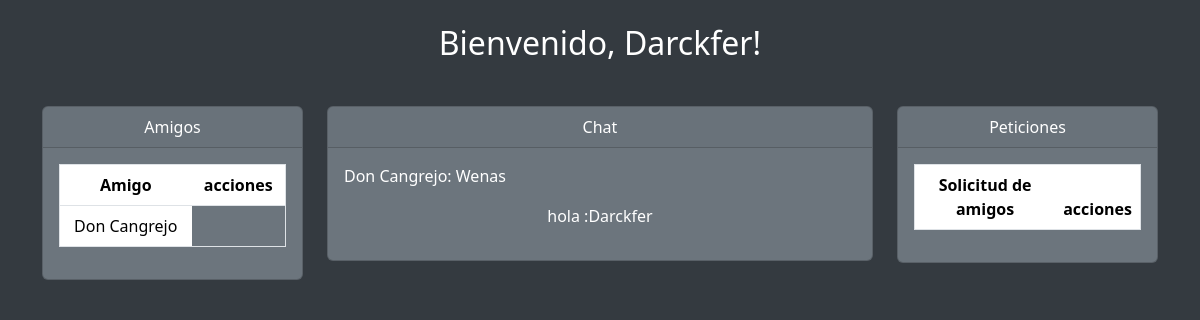
Before: /perfil.php (signed in) with the older database file.
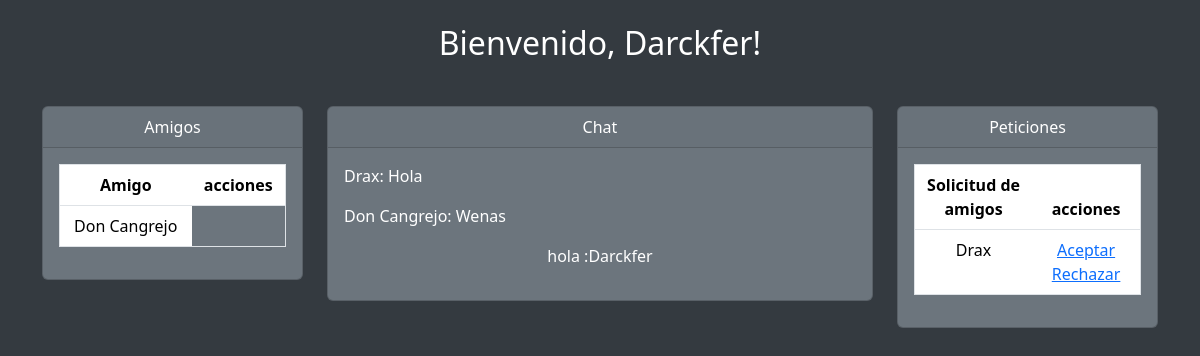
After: the same page with the newer database file.
### tables this page shows
CREATE TABLE `tbl_amistad` (
    `id_amistad` INT(3) NOT NULL PRIMARY KEY AUTO_INCREMENT,
    `id_emisor` INT(3) NOT NULL,
    `id_receptor` INT(3) NOT NULL,
    `boamistad` BOOLEAN NOT NULL,
    CONSTRAINT `fk_amistad_emisor` FOREIGN KEY (`id_emisor`) REFERENCES `tbl_usuarios`(`id_usu`) ON DELETE CASCADE ON UPDATE CASCADE,
    CONSTRAINT `fk_amistad_receptor` FOREIGN KEY (`id_receptor`) REFERENCES `tbl_usuarios`(`id_usu`) ON DELETE CASCADE ON UPDATE CASCADE
);

CREATE TABLE `tbl_usuarios` (
    `id_usu` INT(3) PRIMARY KEY AUTO_INCREMENT,
    `nick_usu` VARCHAR(25) NOT NULL,
    `nom_usu` VARCHAR(50) NOT NULL,
    `email_usu` VARCHAR(100) NOT NULL,
    `pwd_usu` VARCHAR(255) NOT NULL  
);

CREATE TABLE `tbl_chat` (
    `id_chat` INT(3) NOT NULL PRIMARY KEY AUTO_INCREMENT,
    `id_emisor` INT(3) NOT NULL,
    `id_receptor` INT(3) NOT NULL,
    `mensaje_chat` VARCHAR(255) NOT NULL,
    `fecha_hora_chat` DATETIME NOT NULL,
    CONSTRAINT `fk_chat_emisor` FOREIGN KEY (`id_emisor`) REFERENCES `tbl_usuarios`(`id_usu`) ON DELETE CASCADE ON UPDATE CASCADE,
    CONSTRAINT `fk_chat_receptor` FOREIGN KEY (`id_receptor`) REFERENCES `tbl_usuarios`(`id_usu`) ON DELETE CASCADE ON UPDATE CASCADE
);

### procesos_perfil/chat.php (the view)
<?php
$id = $_SESSION['id_user'];
$sql = "SELECT a.*,
        u1.nick_usu AS emisor,
        u2.nick_usu AS receptor
        FROM tbl_chat AS a
        INNER JOIN tbl_usuarios AS u1 ON a.id_emisor = u1.id_usu
        INNER JOIN tbl_usuarios AS u2 ON a.id_receptor = u2.id_usu  AND (id_emisor = $id OR id_receptor= $id) ORDER BY id_chat DESC;";
$stmt = mysqli_prepare($con, $sql);
mysqli_stmt_execute($stmt);
$resultado = mysqli_stmt_get_result($stmt);
foreach ($resultado as $fila) {
?>
    <div>
        <?php echo $fila['id_emisor'] == $id ?
            "<p style= 'text-align:left'>" . $fila['receptor'] . ": " . $fila['mensaje_chat'] . "</p>"
            : "<p style= 'text-align:rigth'>" . $fila['mensaje_chat'] . " :" . $fila['receptor'] . "</p>"; ?>
    </div>
<?php
}

### procesos_perfil/amigos.php (shortened to what this page needs)
<?php
$id = $_SESSION['id_user'];
$sql = "SELECT a.*,
        u1.nick_usu AS emisor,
        u2.nick_usu AS receptor
        FROM tbl_amistad AS a
        INNER JOIN tbl_usuarios AS u1 ON a.id_emisor = u1.id_usu
        INNER JOIN tbl_usuarios AS u2 ON a.id_receptor = u2.id_usu AND boamistad=1  AND (id_emisor = $id OR id_receptor= $id);";
$stmt = mysqli_prepare($con, $sql);
mysqli_stmt_execute($stmt);
$resultado = mysqli_stmt_get_result($stmt);
?>
<table class="table" border="1px">
    <thead>
        <tr>
            <th scope="col">Amigo</th>
            <th scope="col">acciones</th>
        </tr>
    </thead>
    <tbody>
        <?php
        foreach ($resultado as $fila) {
        ?>
            <tr>
                <td><?php echo $fila['id_emisor'] == $id ? $fila['receptor'] : $fila['emisor']; ?></td>
            </tr>
        <?php
        }
        ?>
    </tbody>
</table>

### procesos_perfil/peticiones.php
<table class="table" border="1px">
    <thead>
        <tr>
            <th scope="col">Solicitud de amigos</th>
            <th scope="col">acciones</th>
        </tr>
    </thead>
    <tbody>
        <?php
        $id = $_SESSION['id_user'];
        $sql = "SELECT a.*,
        u1.nick_usu AS emisor,
        u2.nick_usu AS receptor
        FROM tbl_amistad AS a
        INNER JOIN tbl_usuarios AS u1 ON a.id_emisor = u1.id_usu
        INNER JOIN tbl_usuarios AS u2 ON a.id_receptor = u2.id_usu AND boamistad=0  AND (id_emisor = $id OR id_receptor= $id);";
        $stmt = mysqli_prepare($con, $sql);
        mysqli_stmt_execute($stmt);
        $resultado = mysqli_stmt_get_result($stmt);
        foreach ($resultado as $fila) {
        ?>
            <tr>
                <td><?php echo $fila['id_emisor'] == $id ? $fila['receptor'] : $fila['emisor']; ?></td>
                <td><a href="chat.php?id='<?php echo $fila['id_emisor'] == $id ? $fila['id_receptor']
                                                                : $fila['id_emisor']; ?>' &nom=<?php echo $fila['id_emisor'] == $id ? $fila['receptor']
                                                                                                        : $fila['emisor']; ?>">Aceptar</a>
                    <a href="eliminar.php?id='<?php echo $fila['id_receptor'] == $id ?  $fila['id_emisor']
                                                    : $fila['id_receptor']; ?>'">Rechazar </a>
                </td>
            <?php
        }
            ?>
            </tr>
    </tbody>
</table>

Changed rows visible on the page:
added tbl_chat: id_receptor.nick_usu "Drax", mensaje_chat "Hola"
added tbl_amistad: id_receptor.nick_usu "Drax"
